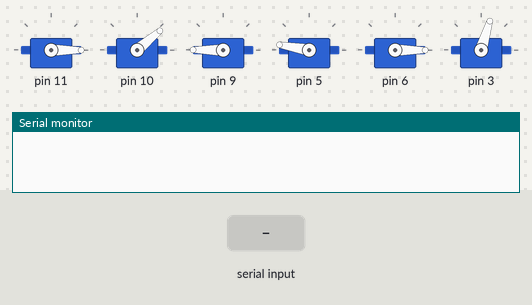
A sketch run on a simulated Arduino Uno, built with avr-gcc and run on an emulated ATmega328P. On the bench: 6 × servo, the last lines printed to the serial monitor. Inputs (shaded band) come from the test bench.

Above: at 7.2 s.
7.3 s: "1" received over Serial
At 8.78 s:
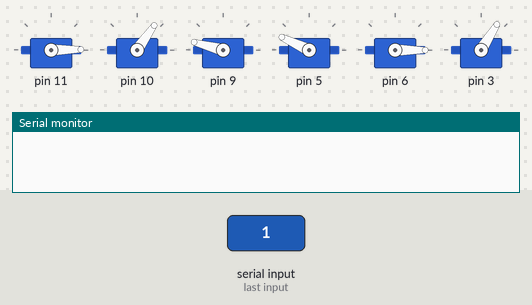
At 14.8 s:
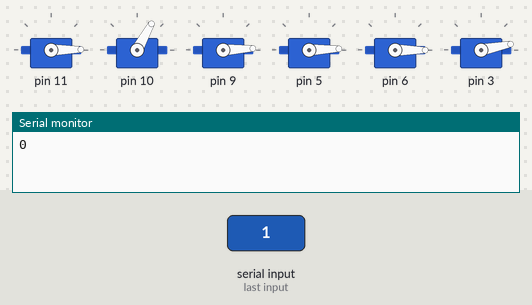
Timing chart, 0 to 16.3 s (numbered marks = the images above; inputs shaded):
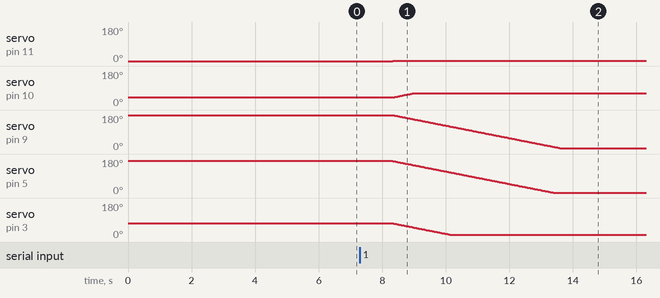

The sketch:

sketch_braccio.ino
```cpp
#include "Braccio.h"
#include <Servo.h>

Servo base;
Servo shoulder;
Servo elbow;
Servo wrist_rot;
Servo wrist_ver;
Servo gripper;

void setup() {
  Braccio.begin();
  Serial.begin(9600);
}

void loop() {
  if (Serial.available()) {
    byte bytes[7];
    byte byteRead = Serial.readBytes(bytes, 7);
    int result = Braccio.ServoMovement(bytes[0],bytes[1],bytes[2],bytes[3],bytes[4],bytes[5],bytes[6] );
    Serial.println(result);
  }
}
```

Measured:
- after the input at 7.3 s, servo on pin 11: 0° → 1° after 1.0 s; servo on pin 10: moves from 40° to 61° over 0.61 s, starting after 1.0 s; servo on pin 9: moves from 180° to 3° over 5.3 s, starting after 1.0 s; servo on pin 5: moves from 170° to 2° over 5.0 s, starting after 1.0 s; servo on pin 3: moves from 73° to 11° over 1.8 s, starting after 1.0 s
